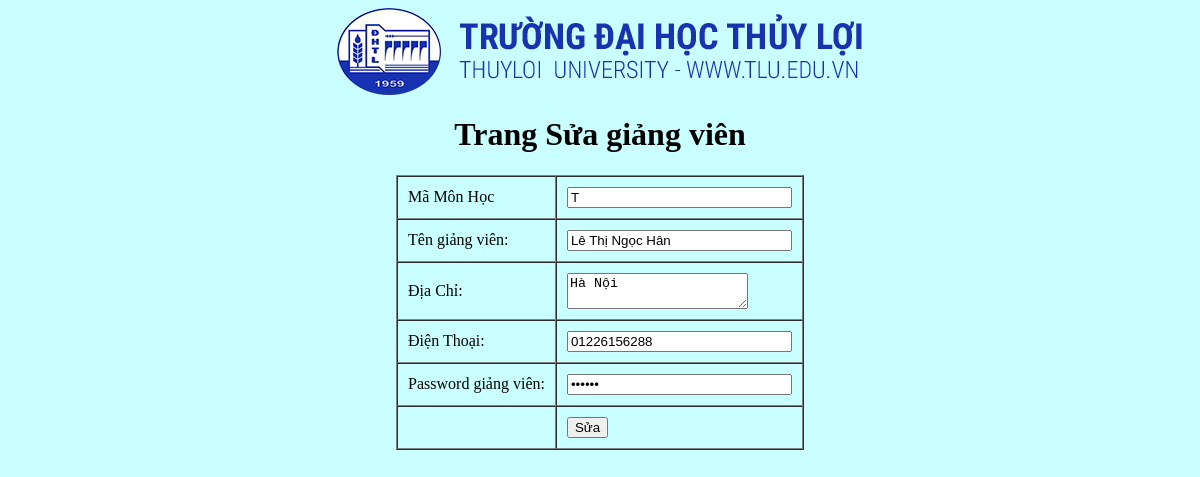
The app's page /admin/sua_gv.php?cma=1010, older data.
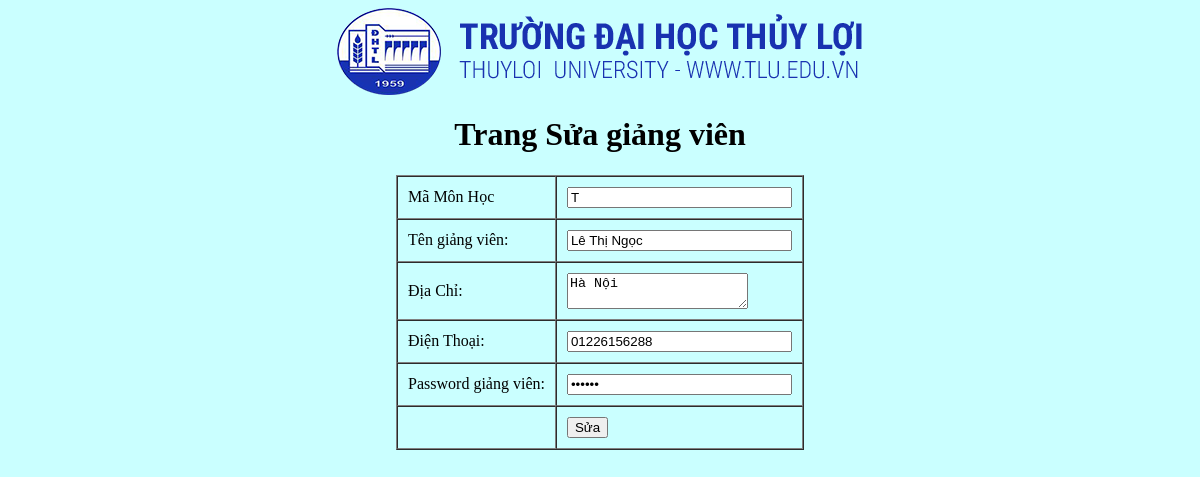
The same page, newer data.
### tables this page shows
CREATE TABLE `giangvien` (
  `Magv` int(4) NOT NULL,
  `MaMonHoc` varchar(5) NOT NULL,
  `Makhoa` varchar(10) DEFAULT NULL,
  `Tengv` varchar(50) NOT NULL,
  `DiaChi` varchar(50) NOT NULL,
  `SDT` varchar(11) NOT NULL,
  `hocvi` varchar(29) NOT NULL,
  `passwordgv` varchar(50) NOT NULL
);

### classes/giangvien.class.php (called while the page is built, shortened)
<?php
class giangvien extends DB
{
    function selectgv($id)
    {
        $con=$this->connect();
        $sql="select * from giangvien where Magv={$id}";
        $query=mysqli_query($con,$sql);
        $result=array();
        if (mysqli_num_rows($query) > 0) {
            $row = mysqli_fetch_assoc($query);
            $result = $row;
        }
        return $result;
    }
}

### admin/sua_gv.php (the view, shortened to what this page needs)
<?php
require "../classes/giangvien.class.php";
$con=new giangvien();
$ma=$_GET['cma'];
?>
<?php
$row=$con->selectgv($ma);
?>
<center><img src="../giaodien/img/logo.png"></center>
<body bgcolor="#CAFFFF">
	<h1 align="center">Trang Sửa giảng viên</h1>
<form action="sua_gv.php?cma=<?php echo $row['Magv'];?>" method="post">
<table align="center" border="1" cellspacing="0" cellpadding="10">
		<tr>
		<td>Mã Môn Học</td>
			<td><input type="text" name="txtmamon" size="25" value="<?php echo $row['MaMonHoc']; ?>" /></td>
		</tr>
		<tr>
			<td>Tên giảng viên:</td>
			<td><input type="text" name="txtten" size="25" value="<?php echo $row['Tengv']; ?>" /></td>
		</tr>
		<tr>
			<td>Địa Chỉ: </td>
			<td><textarea type="text" name="txtdiachi"><?php echo $row['DiaChi']; ?> </textarea></td>
		</tr>
		<tr>
			<td>Điện Thoại:</td>
			<td><input type="text" name="txtdienthoai" size="25" value="<?php echo $row['SDT']; ?>" /> </td>
		</tr>
		<tr>
			<td>Password giảng viên:</td>
			<td><input type="password" name="txtpass" size="25" value="<?php echo $row['passwordgv']; ?>"/></td>
		</tr>
			<td> </td>
			<td>  <input type="submit" name="ok" value="Sửa" /><br/>
			</td>
</table>
</form>
</body>

Row changes from the older to the newer data that the page shows:
changed giangvien "Hà Nội": txtten "Lê Thị Ngọc Hân" → "Lê Thị Ngọc"
